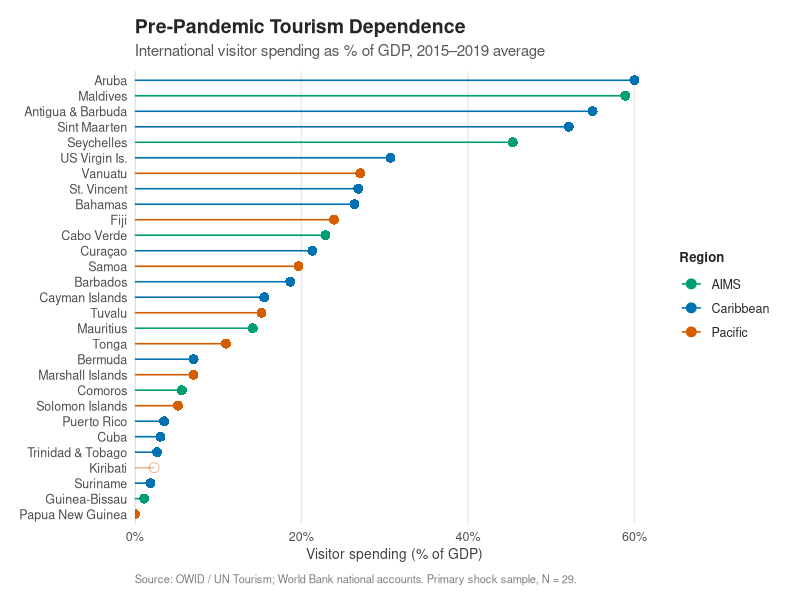
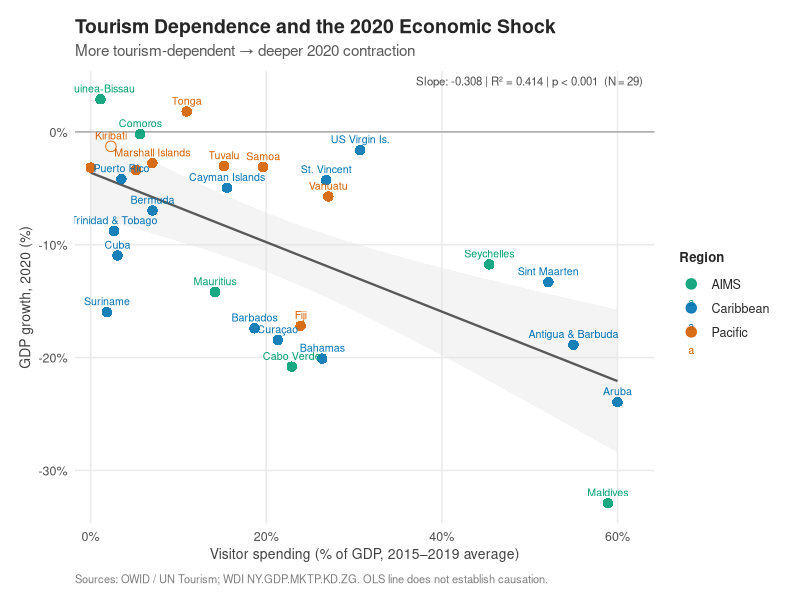
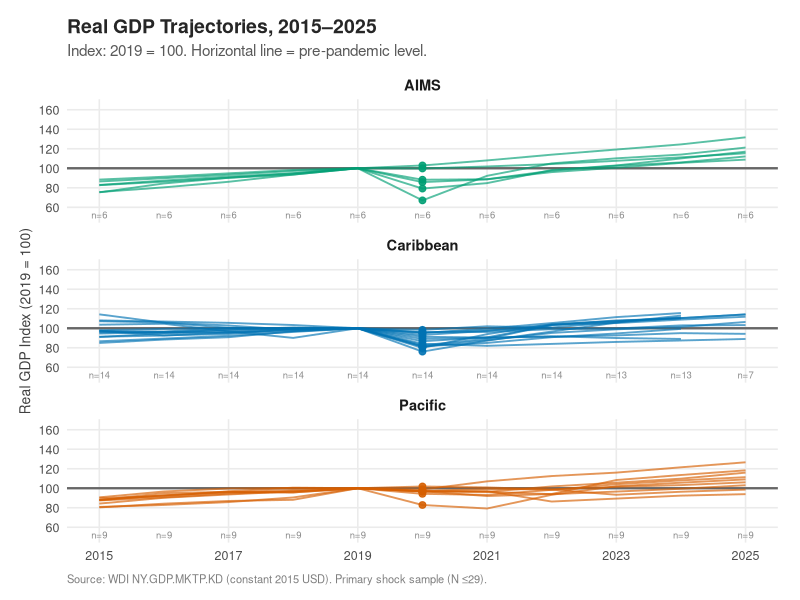

Source code (R) for these figures, in order:
## ---- chunk 1
#| include: false
library(here)
library(readr)
library(dplyr)
library(ggplot2)
library(scales)

pal <- c("Caribbean" = "#0072B2", "Pacific" = "#D55E00", "AIMS" = "#009E73")
bl <- read_csv(
    here("data", "processed", "baseline_shock_recovery.csv"),
    show_col_types = FALSE
)
mres <- read_csv(
    here("output", "tables", "shock_model_results.csv"),
    show_col_types = FALSE
)
rsum <- read_csv(
    here("output", "tables", "recovery_summary.csv"),
    show_col_types = FALSE
)
ridx <- read_csv(
    here("data", "processed", "recovery_index.csv"),
    show_col_types = FALSE
)

short_lbl <- c(
    ATG = "Antigua & Barbuda",
    ABW = "Aruba",
    BHS = "Bahamas",
    BMU = "Bermuda",
    BRB = "Barbados",
    COM = "Comoros",
    CPV = "Cabo Verde",
    CUB = "Cuba",
    CUW = "Curaçao",
    CYM = "Cayman Islands",
    DMA = "Dominica",
    DOM = "Dominican Republic",
    FJI = "Fiji",
    GNB = "Guinea-Bissau",
    GRD = "Grenada",
    HTI = "Haiti",
    KIR = "Kiribati",
    KNA = "St. Kitts & Nevis",
    LCA = "St. Lucia",
    MDV = "Maldives",
    MHL = "Marshall Islands",
    MUS = "Mauritius",
    NRU = "Nauru",
    PLW = "Palau",
    PNG = "Papua New Guinea",
    PRI = "Puerto Rico",
    SLB = "Solomon Islands",
    SGP = "Singapore",
    STP = "São Tomé & P.",
    SUR = "Suriname",
    SXM = "Sint Maarten",
    SYC = "Seychelles",
    TLS = "Timor-Leste",
    TON = "Tonga",
    TTO = "Trinidad & Tobago",
    TUV = "Tuvalu",
    VCT = "St. Vincent",
    VIR = "US Virgin Is.",
    VUT = "Vanuatu",
    WSM = "Samoa"
)

base_theme <- theme_minimal(base_size = 12) +
    theme(
        text = element_text(family = "sans", color = "grey15"),
        plot.title = element_text(
            face = "bold",
            size = 14,
            margin = margin(b = 4)
        ),
        plot.subtitle = element_text(
            size = 11,
            color = "grey35",
            margin = margin(b = 8)
        ),
        plot.caption = element_text(
            size = 8,
            color = "grey50",
            hjust = 0,
            margin = margin(t = 8)
        ),
        axis.title = element_text(size = 10, color = "grey25"),
        axis.text = element_text(size = 9, color = "grey30"),
        panel.grid.major = element_line(color = "grey92"),
        panel.grid.minor = element_blank(),
        legend.title = element_text(size = 9.5, face = "bold"),
        legend.text = element_text(size = 9),
        plot.margin = margin(14, 16, 10, 14)
    )
theme_set(base_theme)

# Dynamic p-value formatter: returns "< 0.001" for very small values
fmt_p <- function(p) {
    if (is.na(p)) {
        return("NA")
    }
    if (p < 0.001) "< 0.001" else formatC(p, digits = 3, format = "f")
}

# =============================================================================
# DYNAMIC NARRATIVE STATISTICS
# =============================================================================

# ---------------------------------------------------------------------------
# Sample sizes
# ---------------------------------------------------------------------------

primary_data <- bl |>
    filter(in_primary_shock_sample)

n_primary <- nrow(primary_data)
n_candidate <- 58 # Fixed candidate universe from UN-OHRLLS SIDS list


# ---------------------------------------------------------------------------
# Tourism dependence: descriptive statistics
# ---------------------------------------------------------------------------

exposure_ranked <- primary_data |>
    filter(!is.na(vspend_mean_1519)) |>
    mutate(label_disp = coalesce(short_lbl[iso3], iso3)) |>
    arrange(desc(vspend_mean_1519))

exposure_top <- exposure_ranked |> slice_head(n = 5)

maldives_exposure <- primary_data |>
    filter(iso3 == "MDV") |>
    pull(vspend_mean_1519)


# ---------------------------------------------------------------------------
# Shock model results
# ---------------------------------------------------------------------------

m1 <- mres |> filter(Model == 1)
m2 <- mres |> filter(Model == 2)
m3 <- mres |> filter(Model == 3)
m4 <- mres |> filter(Model == 4)
m5 <- mres |> filter(Model == 5)

# Maldives sensitivity: calculate directly from the baseline data
shock_data_stats <- primary_data |>
    filter(
        !is.na(vspend_mean_1519),
        !is.na(gdp_growth_pct_2020)
    )

fit_no_mdv <- lm(
    gdp_growth_pct_2020 ~ vspend_mean_1519,
    data = shock_data_stats |> filter(iso3 != "MDV")
)

no_mdv_r2 <- summary(fit_no_mdv)$r.squared
no_mdv_p <- summary(fit_no_mdv)$coefficients[2, 4]

maldives_shock <- shock_data_stats |>
    filter(iso3 == "MDV") |>
    pull(gdp_growth_pct_2020)


# ---------------------------------------------------------------------------
# Recovery statistics: aggregate and per-capita GDP
# ---------------------------------------------------------------------------

pcap_data <- bl |>
    filter(in_primary_shock_sample) |>
    mutate(
        gdppc_idx_2024 = gdppc_real_const2015usd_2024 /
            gdppc_real_const2015usd_2019 *
            100
    ) |>
    select(iso3, gdppc_idx_2024)

recovery_stats <- rsum |>
    left_join(pcap_data, by = "iso3") |>
    mutate(
        agg_recovered = if_else(
            is.na(gdp_idx_2024),
            NA,
            gdp_idx_2024 >= 100
        ),
        pcap_recovered = if_else(
            is.na(gdppc_idx_2024),
            NA,
            gdppc_idx_2024 >= 100
        )
    )

# Aggregate GDP
n_agg <- sum(!is.na(recovery_stats$gdp_idx_2024))
agg_count <- sum(recovery_stats$agg_recovered, na.rm = TRUE)
agg_pct <- 100 * agg_count / n_agg

# Per-capita GDP
n_pcap <- sum(!is.na(recovery_stats$gdppc_idx_2024))
pcap_count <- sum(recovery_stats$pcap_recovered, na.rm = TRUE)
pcap_pct <- 100 * pcap_count / n_pcap

# Economies with both measures
paired_recovery <- recovery_stats |>
    filter(!is.na(agg_recovered), !is.na(pcap_recovered))

# Economy lists
agg_only_names <- paired_recovery |>
    filter(agg_recovered, !pcap_recovered) |>
    pull(iso3) |>
    (\(x) coalesce(short_lbl[x], x))() |>
    paste(collapse = ", ")

pcap_only_names <- paired_recovery |>
    filter(!agg_recovered, pcap_recovered) |>
    pull(iso3) |>
    (\(x) coalesce(short_lbl[x], x))() |>
    paste(collapse = ", ")

not_recovered <- recovery_stats |>
    filter(!is.na(gdp_idx_2024), !agg_recovered) |>
    arrange(gdp_idx_2024)

not_recovered_n <- nrow(not_recovered)

not_recovered_names <- not_recovered |>
    pull(iso3) |>
    (\(x) coalesce(short_lbl[x], x))() |>
    paste(collapse = ", ")


# ---------------------------------------------------------------------------
# Recovery vs. tourism dependence
# ---------------------------------------------------------------------------

recovery_corr_data <- ridx |>
    filter(
        year == 2024,
        !is.na(gdp_index),
        !is.na(vspend_mean_1519)
    )

recovery_cor <- cor.test(
    recovery_corr_data$vspend_mean_1519,
    recovery_corr_data$gdp_index,
    method = "pearson"
)

recovery_r <- unname(recovery_cor$estimate)
recovery_p <- recovery_cor$p.value
recovery_n <- nrow(recovery_corr_data)
## ---- chunk 2
#| fig-cap: "International visitor spending as a share of GDP, 2015–2019 average. Source: OWID / UN Tourism; World Bank national accounts. Primary shock sample, N = 29. Open circle: Kiribati, with only one year of pre-pandemic data."
#| fig-width: 8.5
#| fig-height: 7.5

plot_data <- bl |>
    filter(in_primary_shock_sample) |>
    mutate(
        label_disp = coalesce(short_lbl[iso3], iso3),
        thin = vspend_n_1519 == 1
    ) |>
    arrange(vspend_mean_1519) |>
    mutate(label_disp = factor(label_disp, levels = label_disp))

ggplot(
    plot_data,
    aes(x = vspend_mean_1519, y = label_disp, color = sids_region, alpha = thin)
) +
    geom_vline(xintercept = 0, color = "grey80", linewidth = 0.4) +
    geom_segment(
        aes(x = 0, xend = vspend_mean_1519, yend = label_disp),
        linewidth = 0.55
    ) +
    geom_point(size = 3, aes(shape = thin)) +
    scale_color_manual(values = pal, name = "Region") +
    scale_alpha_manual(values = c("FALSE" = 1, "TRUE" = 0.45), guide = "none") +
    scale_shape_manual(values = c("FALSE" = 16, "TRUE" = 1), guide = "none") +
    scale_x_continuous(
        labels = label_number(suffix = "%"),
        expand = expansion(mult = c(0, 0.04))
    ) +
    labs(
        title = "Pre-Pandemic Tourism Dependence",
        subtitle = "International visitor spending as % of GDP, 2015\u20132019 average",
        x = "Visitor spending (% of GDP)",
        y = NULL,
        caption = "Source: OWID / UN Tourism; World Bank national accounts. Primary shock sample, N = 29."
    ) +
    theme(
        axis.text.y = element_text(size = 9),
        panel.grid.major.y = element_blank(),
        panel.grid.major.x = element_line(color = "grey92")
    )
## ---- chunk 3
#| fig-cap: "Pre-pandemic visitor spending (2015–2019 average) vs. 2020 real GDP growth. Each point is one economy. The OLS line estimates the cross-sectional association; it is exploratory and does not establish causation. Open circle: Kiribati (thin baseline). Sources: OWID / UN Tourism; WDI NY.GDP.MKTP.KD.ZG."
#| fig-width: 9
#| fig-height: 6.5
#| 
m1 <- mres |> filter(Model == 1)

ann_text <- paste0(
    "Slope: ",
    round(m1$Slope, 3),
    " | ",
    "R\u00b2 = ",
    round(m1$R2, 3),
    " | ",
    "p ",
    fmt_p(m1$p_raw),
    "  (N\u202f=\u202f",
    m1$N,
    ")"
)

shock_data <- bl |>
    filter(in_primary_shock_sample) |>
    mutate(
        label_disp = coalesce(short_lbl[iso3], iso3),
        thin = vspend_n_1519 == 1
    )

ggplot(
    shock_data,
    aes(x = vspend_mean_1519, y = gdp_growth_pct_2020, color = sids_region)
) +
    geom_hline(yintercept = 0, color = "grey65", linewidth = 0.5) +
    geom_smooth(
        method = "lm",
        formula = y ~ x,
        se = TRUE,
        color = "grey35",
        fill = "grey88",
        linewidth = 0.8,
        alpha = 0.35,
        show.legend = FALSE
    ) +
    geom_point(aes(shape = thin), size = 3.2, alpha = 0.9) +
    geom_text(
        aes(label = label_disp),
        size = 2.7,
        vjust = -0.85,
        check_overlap = TRUE
    ) +
    scale_color_manual(values = pal, name = "Region") +
    scale_shape_manual(values = c("FALSE" = 16, "TRUE" = 1), guide = "none") +
    scale_x_continuous(
        labels = label_number(suffix = "%"),
        expand = expansion(mult = c(0.03, 0.07))
    ) +
    scale_y_continuous(
        labels = label_number(suffix = "%"),
        expand = expansion(mult = c(0.05, 0.07))
    ) +
    annotate(
        "text",
        x = Inf,
        y = Inf,
        label = ann_text,
        hjust = 1.05,
        vjust = 1.6,
        size = 2.9,
        color = "grey30"
    ) +
    labs(
        title = "Tourism Dependence and the 2020 Economic Shock",
        subtitle = "More tourism-dependent \u2192 deeper 2020 contraction",
        x = "Visitor spending (% of GDP, 2015\u20132019 average)",
        y = "GDP growth, 2020 (%)",
        caption = "Sources: OWID / UN Tourism; WDI NY.GDP.MKTP.KD.ZG. OLS line does not establish causation."
    )
## ---- chunk 4
#| fig-cap: "Real GDP trajectories, 2015–2025. Index: 2019 = 100. Each line is one economy in the primary shock sample, coloured by region. The horizontal line marks the 2019 level. Annual sample sizes (n=) appear at the bottom of each panel; they vary because data availability differs by year and economy. Source: WDI NY.GDP.MKTP.KD (constant 2015 USD). 2025 estimates are preliminary for a subset of economies."
#| fig-width: 9.5
#| fig-height: 9

annual_n <- ridx |>
    filter(!is.na(gdp_index)) |>
    group_by(sids_region, year) |>
    summarise(n = n_distinct(iso3), .groups = "drop")

ggplot(
    ridx |> filter(!is.na(gdp_index)),
    aes(x = year, y = gdp_index, group = iso3)
) +
    geom_hline(yintercept = 100, color = "grey40", linewidth = 0.8) +
    geom_line(aes(color = sids_region), alpha = 0.65, linewidth = 0.65) +
    geom_point(
        data = ridx |> filter(year == 2020, !is.na(gdp_index)),
        aes(color = sids_region),
        size = 2,
        alpha = 0.9
    ) +
    geom_text(
        data = annual_n,
        inherit.aes = FALSE,
        aes(x = year, y = 52, label = paste0("n=", n)),
        size = 2.4,
        color = "grey55",
        hjust = 0.5
    ) +
    facet_wrap(~sids_region, ncol = 1, scales = "fixed") +
    scale_color_manual(values = pal, name = "Region") +
    scale_x_continuous(breaks = c(2015, 2017, 2019, 2021, 2023, 2025)) +
    scale_y_continuous(limits = c(50, 165), breaks = seq(60, 160, by = 20)) +
    labs(
        title = "Real GDP Trajectories, 2015\u20132025",
        subtitle = "Index: 2019 = 100. Horizontal line = pre-pandemic level.",
        x = NULL,
        y = "Real GDP Index (2019 = 100)",
        caption = "Source: WDI NY.GDP.MKTP.KD (constant 2015 USD). Primary shock sample (N \u226429)."
    ) +
    theme(
        legend.position = "none",
        strip.text = element_text(face = "bold", size = 10.5)
    )
